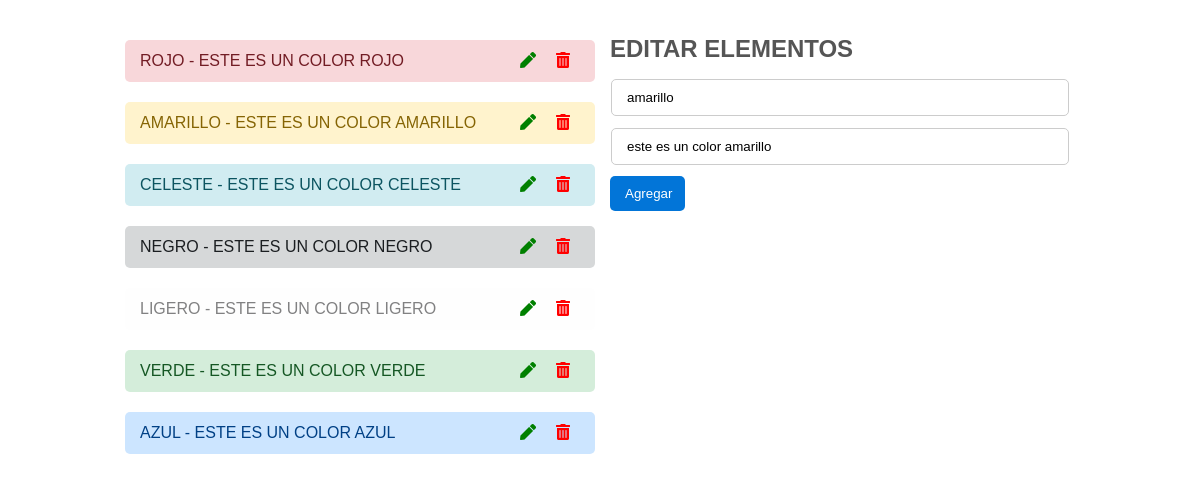
Page /index.php?id=28 on the committed database.
### tables this page shows
CREATE TABLE `colores` (
  `id` int(11) NOT NULL,
  `color` varchar(255) NOT NULL,
  `descripcion` varchar(255) NOT NULL
);

### index.php (the view, shortened to what this page needs)
<?php
include_once 'conexion.php';
$sql_leer = "SELECT * FROM colores";
$gsent = $pdo->prepare($sql_leer);
$gsent->execute();
$resultado = $gsent->fetchAll();
if($_GET) {
	$id = $_GET['id'];
	$sql_unico = "SELECT * FROM colores WHERE id = ?";
	$gsent_unico = $pdo->prepare($sql_unico);
	$gsent_unico->execute(array($id));
	$resultado_unico = $gsent_unico->fetch();
}
?>
<!DOCTYPE html>
<html lang="es">
<head>
	<link rel="stylesheet" href="assets/css/styles.css">
	<link rel="stylesheet" href="https://use.fontawesome.com/releases/v5.10.2/css/all.css">
</head>
<body>
	<div class="container">
		<div class="filas">
			<div class="columnas">
				<?php foreach ($resultado as $dato): ?>
					<div class="alerta <?=$dato['color'];?>">
						<?=$dato['color'];?> - <?=$dato['descripcion'];?>
						<a href="eliminar.php?id=<?=$dato['id'];?>">
							<i class="fas fa-trash-alt"></i>
						</a>
						<a href="index.php?id=<?=$dato['id'];?>">
							<i class="fas fa-pen"></i>
						</a>
					</div>
				<?php endforeach; ?>
			</div>
			<div class="columnas">
				<?php if($_GET): ?>
					<h2>Editar elementos</h2>
					<form class="form" method="get" action="editar.php">
						<input type="text" name="color" value="<?=$resultado_unico['color'];?>" placeholder="Color...">
						<input type="text" name="descripcion" value="<?=$resultado_unico['descripcion'];?>" placeholder="Descripción...">
						<button class="">Agregar</button>
					</form>
				<?php endif; ?>
			</div>
		</div>
	</div>
</body>
</html>

### assets/css/styles.css (style rules this page uses)
* { margin: 0; padding: 0; box-sizing: border-box; }
body { font-size: 16px; font-family: Helvetica; }
h2 { margin: 5px; color: #555; text-transform: uppercase; }
.container { width: 80%; margin: 30px auto; }
.filas { width: 100%; display: flex; }
.columnas { width: 49%; display: flex; flex-direction: column; margin: 0px 5px; }
.alerta { padding: 12px 15px; border-radius: 5px; margin: 10px 0; text-transform: uppercase; }
.alerta a i { float: right; margin: 0 10px; }
.alerta a i.fas.fa-trash-alt { color: red; }
.alerta a i.fas.fa-pen { color: green; }
.alerta.azul { color: #004085; background-color: #cce5ff; border-color: #b8daff; }
.alerta.rojo { color: #721c24; background-color: #f8d7da; border-color: #f5c6cb; }
.alerta.amarillo { color: #856404; background-color: #fff3cd; border-color: #ffeeba; }
.alerta.negro { color: #1b1e21; background-color: #d6d8d9; border-color: #c6c8ca; }
.alerta.verde { color: #155724; background-color: #d4edda; border-color: #c3e6cb; }
.alerta.celeste { color: #0c5460; background-color: #d1ecf1; border-color: #bee5eb; }
.alerta.ligero { color: #818182; background-color: #fefefe; border-color: #fdfdfe; }
.form { display: flex; flex-direction: column; padding: 5px 0px; }
.form input[type="text"] { padding: 10px 15px; margin: 6px; border: 1px solid #ccc; border-radius: 5px; }
button { width: 75px; padding: 10px 15px; margin: 5px; border-radius: 5px; border: none; background-color: #0275d8; color: #fff; cursor: pointer; }

### rows in the picture
colores: color "ROJO", descripcion "ESTE ES UN COLOR ROJO"
colores: color "AMARILLO", descripcion "ESTE ES UN COLOR AMARILLO", color "amarillo", descripcion "este es un color amarillo"
colores: color "CELESTE", descripcion "ESTE ES UN COLOR CELESTE"
colores: color "NEGRO", descripcion "ESTE ES UN COLOR NEGRO"
colores: color "LIGERO", descripcion "ESTE ES UN COLOR LIGERO"
colores: color "VERDE", descripcion "ESTE ES UN COLOR VERDE"
colores: color "AZUL", descripcion "ESTE ES UN COLOR AZUL"
